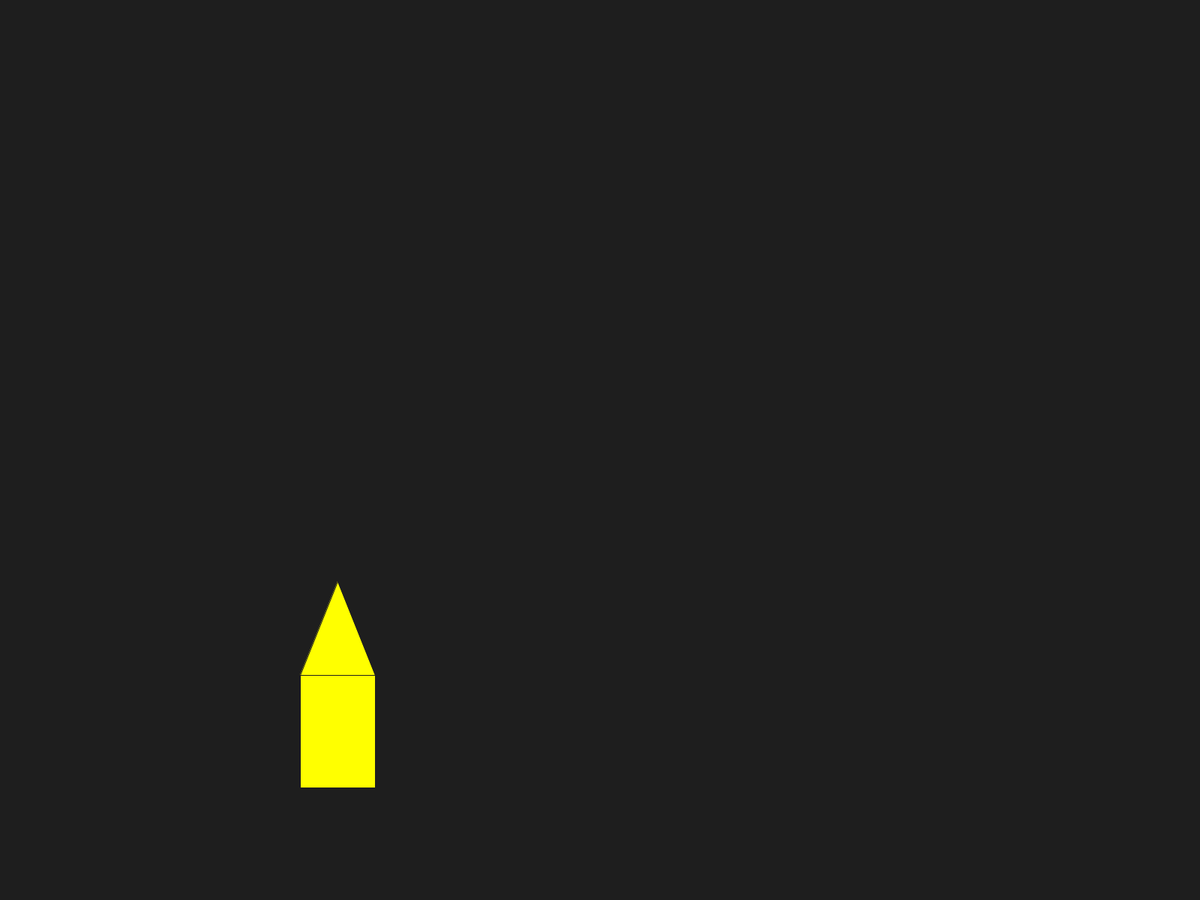
Frame 1 (no input)
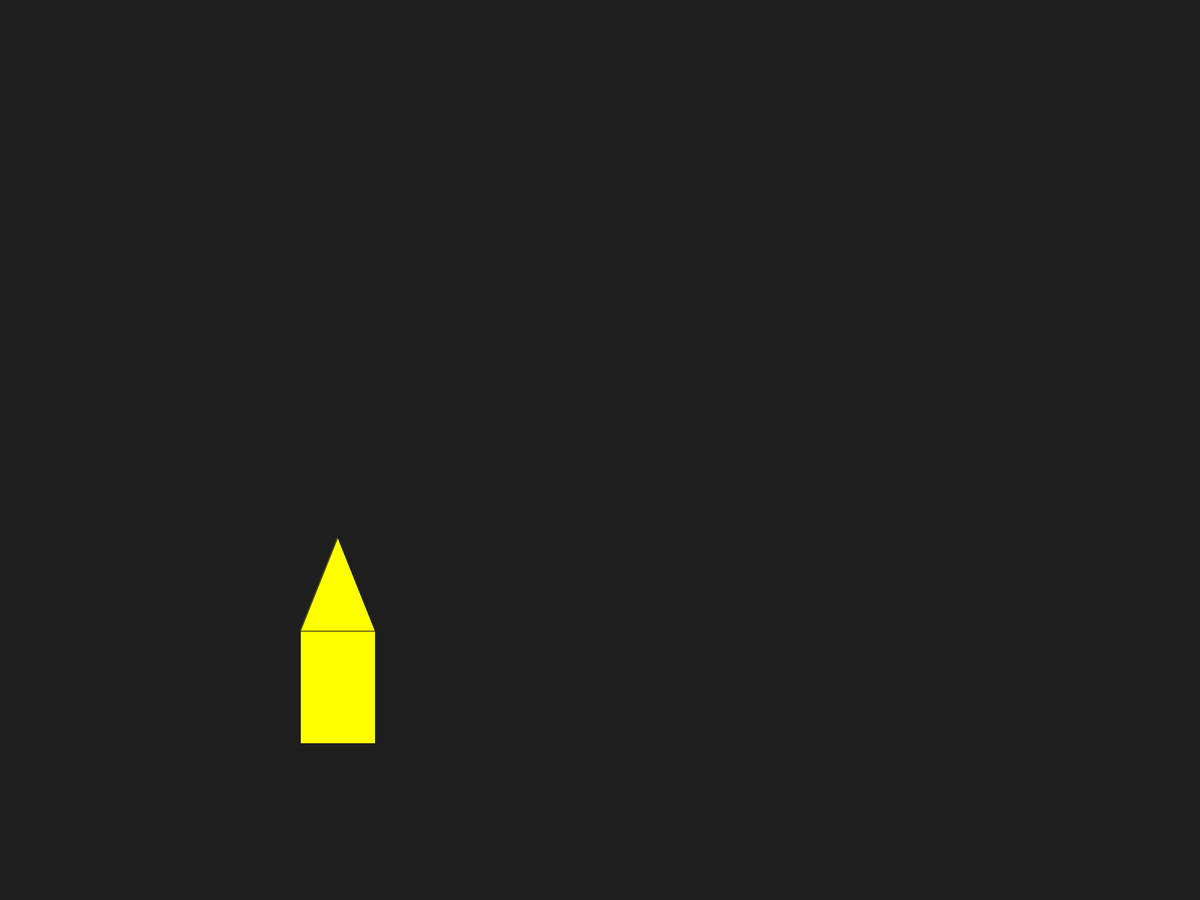
Frame 60 (the mouse pressed at the canvas centre just before this capture)
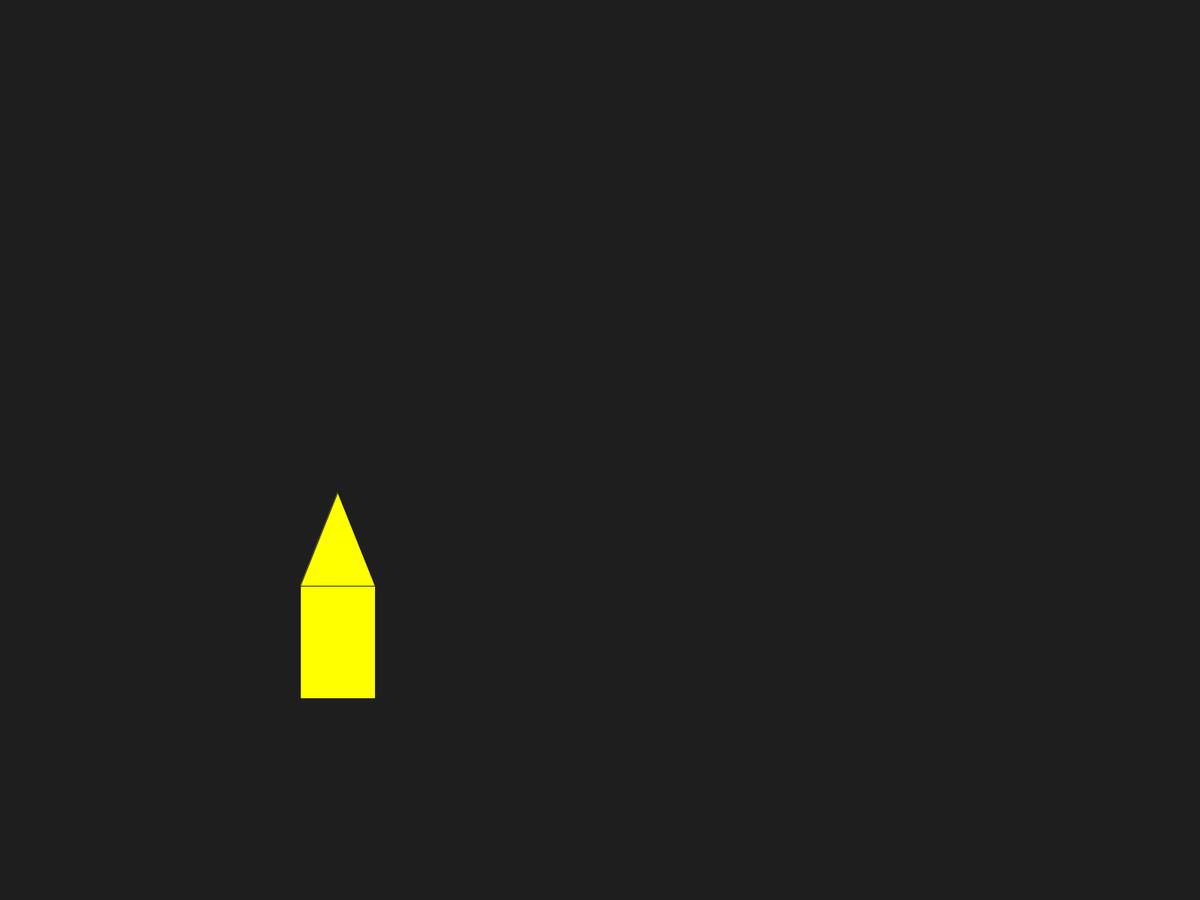
Frame 120 (the mouse held since frame 60 and released just before this capture)

The Processing sketch that drew these frames (run headless with seeded random() and noise(); from frame 60 on, the mouse is pressed at the canvas centre):

// Processing sketch: nukeraket
// ── nukeraket.pde
Raket wst;




void setup () {
  fullScreen();

   wst = new Raket(25, 10, #006699, 15);
}





void draw () {
  background(30);
wst.tegnraket();
wst.moveraket();

}

// ── Class_Raket.pde
class Raket{

int bang;
float lunte;
color faver;
float pris;
float xpos;
float ypos;
//konstruker
Raket (int b, float l, color f, float p){
bang=b;
lunte=l;
faver=f;
pris=p;
zraketpos(400,900);
}

void zraketpos (float x, float y) {
xpos=x;
ypos=y;
} 
void tegnraket () {
  float opacity = 255 - (350 - ypos) * 15;
  stroke(30, opacity);
  fill (255,255,0, opacity);
  rect (xpos, ypos, 100, 150);
  triangle(xpos, ypos, xpos+50, ypos-125, xpos+100, ypos);
}

void moveraket(){
ypos--;
if (ypos<350);
}
}
